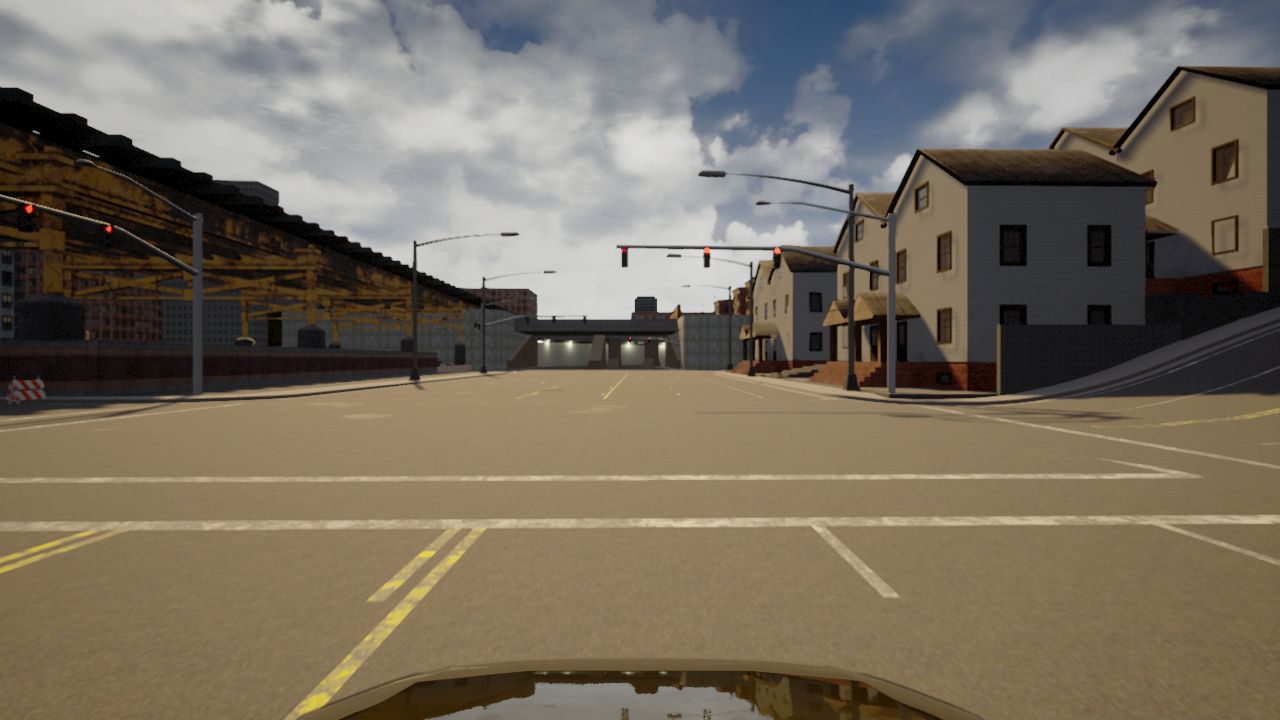
#> input picture fourtor/stop lane detection/3.png, 1280 x 720 px
$ python test.py
#> lines starting #> are read from the running program, lines starting #| are printed output that depends on the picture; after the words box and inside, x2 and y2 are one past the last pixel; in counts of white or black regions, pixels touching at a corner belong together
import matplotlib.pyplot as plt
import matplotlib.image as mpimg
import cv2
import numpy as np

img = mpimg.imread('3.png')
#> img is the input picture: shape (720, 1280, 4) float32; mean R, G, B, A 0.472, 0.433, 0.378, 1
img = (img*255).astype(np.uint8)
img = img[:,:,:3]
#> img: shape (720, 1280, 3)

def grayscale(img):
    return cv2.cvtColor(img, cv2.COLOR_RGB2GRAY)

def gaussian_blur(img, kernel_size):
    return cv2.GaussianBlur(img, (kernel_size, kernel_size), 0)

def canny(img, low_threshold, high_threshold):
    return cv2.Canny(img, low_threshold, high_threshold)

def region_of_interest(img, vertices):
    mask = np.zeros_like(img)

    if len(img.shape) > 2:
        channel_count = img.shape[2]
        ignore_mask_color = (255, ) * channel_count
    else:
        ignore_mask_color = 255

    cv2.fillPoly(mask, vertices, ignore_mask_color)

    masked_image = cv2.bitwise_and(img, mask)
    return masked_image

def draw_lines(img, lines, color=[255, 0, 0], thickness = 5):
    for line in lines:
        for x1, y1, x2, y2 in line:
            cv2.line(img, (x1, y1), (x2, y2), color, thickness)

def hough_lines(img, rho, theta, threshold, min_line_len, max_line_gap):
    lines = cv2.HoughLinesP(img, rho, theta, threshold, np.array([]), minLineLength = min_line_len, maxLineGap = max_line_gap)
    line_img = np.zeros((img.shape[0], img.shape[1], 3), dtype = np.uint8)
    draw_lines(line_img, lines)
    return line_img

def weighted_img(img, initial_img, a, b, c):
    return cv2.addWeighted(initial_img, a, img, b, c)

gray = grayscale(img)

kernel_size = 5
blur_gray = gaussian_blur(gray, kernel_size)

low_threshold = 30
high_threshold = 200
edges = canny(blur_gray, low_threshold, high_threshold)
#> in canny, `return cv2.Canny(img, low_threshold, high_threshold)`:
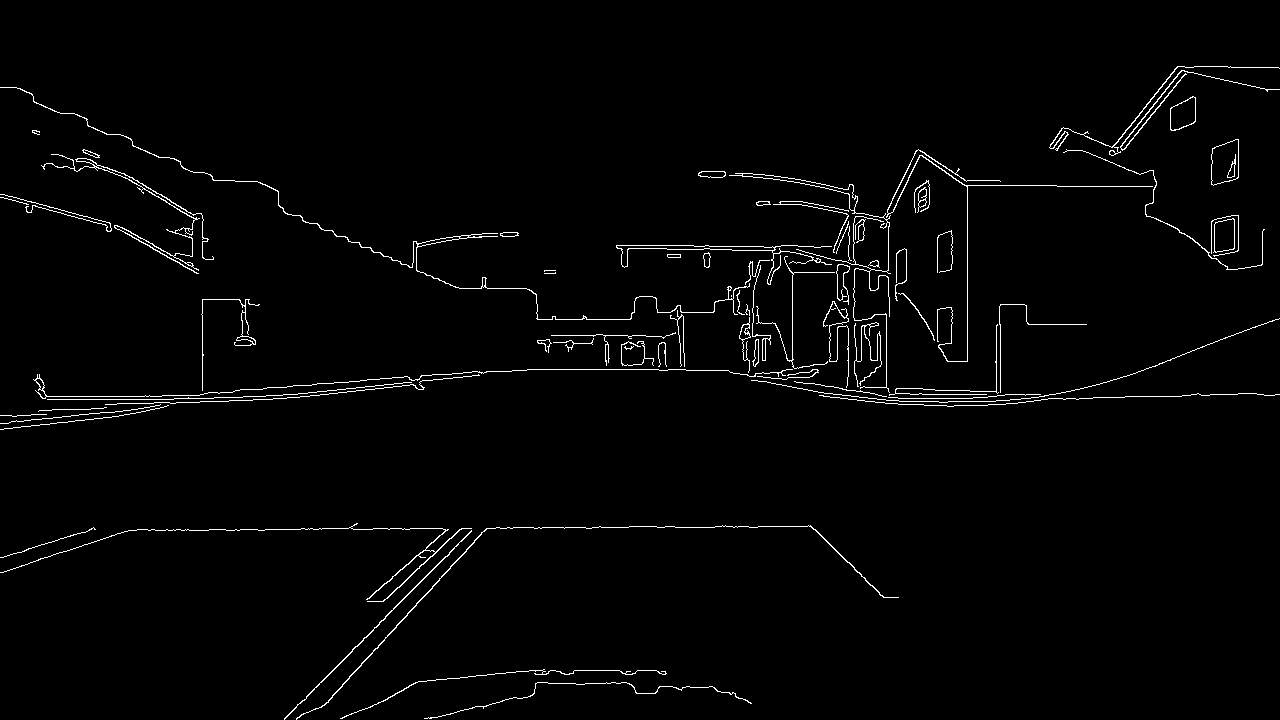
#> returned value: shape (720, 1280); 1.8% white in thin lines or dots

imshape = img.shape
vertices = np.array([[(100, 550),
                      (100, 350),
                      (imshape[1]-100, 350),
                      (imshape[1]-100, 550)]], dtype = np.int32)
mask = region_of_interest(edges, vertices)
#> in region_of_interest, `masked_image = cv2.bitwise_and(img, mask)`:
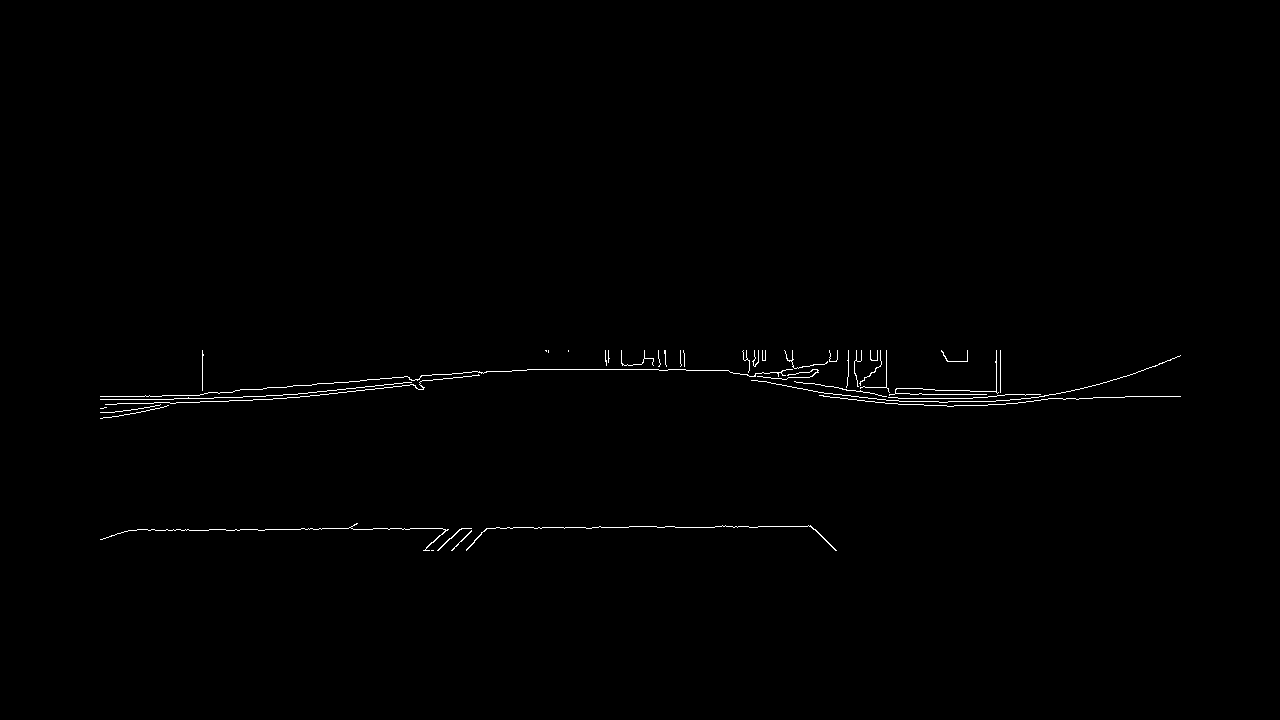
#> masked_image: shape (720, 1280); 0.51% white in thin lines or dots, all inside (x1, y1, x2, y2) = (100, 350, 1181, 551)

rho = 2
theta = np.pi/1800
threshold = 90
min_line_len = 600
max_line_gap = 150

lines = hough_lines(mask, rho, theta, threshold, min_line_len, max_line_gap)
#> in hough_lines, `lines = cv2.HoughLinesP(img, rho, theta, threshold, np.array([]), minL..`: lines = [[137, 529, 810, 525], [107, 412, 746, 350], [107, 399, 784, 350], [128, 530, 811, 526]]
#> the loop in draw_lines, `for line in lines:` made 4 passes
#> after the loop in draw_lines, `for line in lines:`:
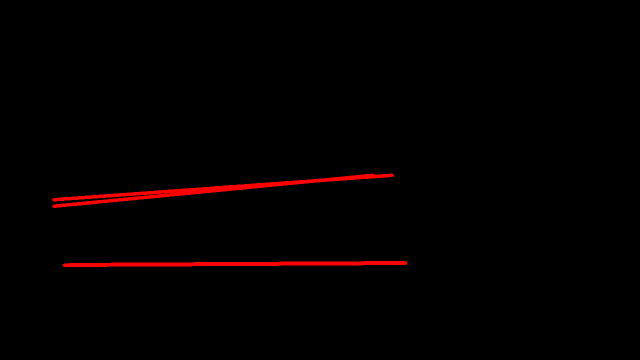
#> img: shape (720, 1280, 3) (shown at 1/2 size); mean of channels 0, 1, 2 3.6, 0, 0; drawn as R, G, B

print(img.shape)
#| (720, 1280, 3)
print(gray.shape)
#| (720, 1280)
print(lines.shape)
#| (720, 1280, 3)

lines_edges = weighted_img(lines, img, 0.8, 1, 0)
#> in weighted_img, `return cv2.addWeighted(initial_img, a, img, b, c)`:
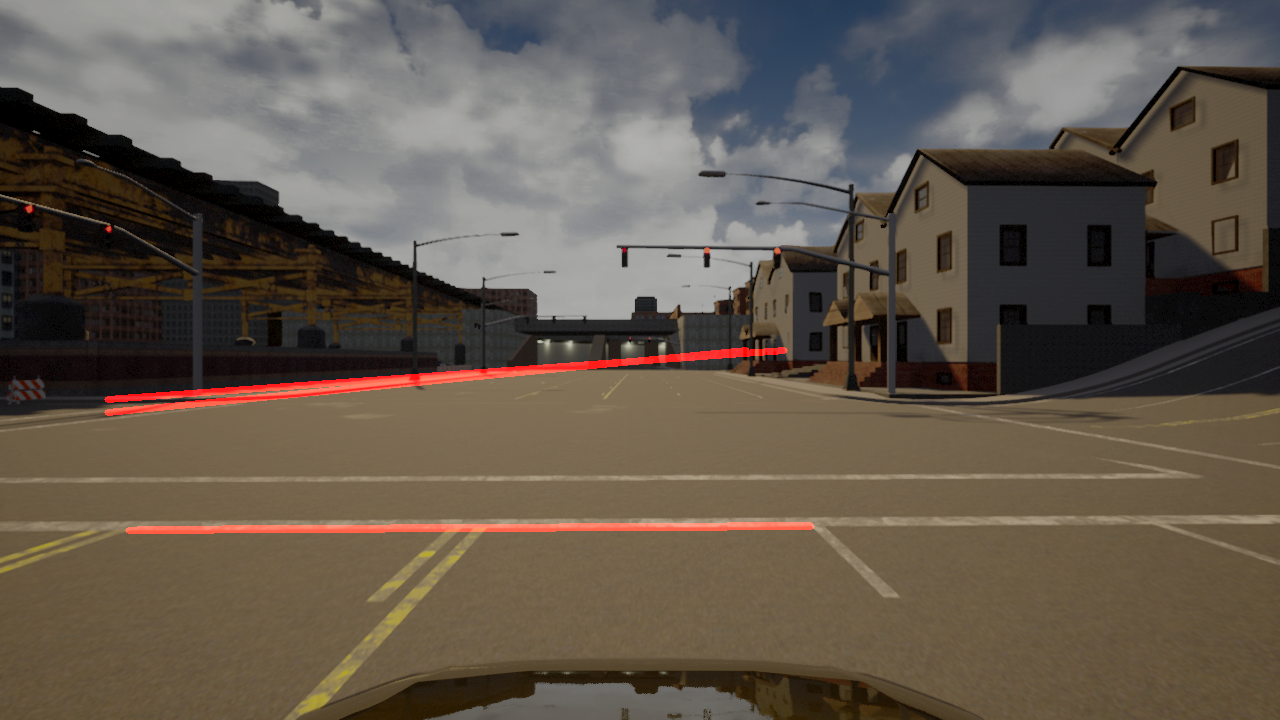
#> returned value: shape (720, 1280, 3); mean of channels 0, 1, 2 98.4, 88.2, 77; drawn as R, G, B

plt.subplot(221)
plt.imshow(edges, cmap = 'gray')
plt.subplot(222)
plt.imshow(mask, cmap = 'gray')
plt.subplot(223)
plt.imshow(lines, cmap = 'gray')
plt.subplot(224)
plt.imshow(lines_edges, cmap = 'gray')
plt.show()

$ run again, with fourtor/stop lane detection/1.png copied over fourtor/stop lane detection/3.png
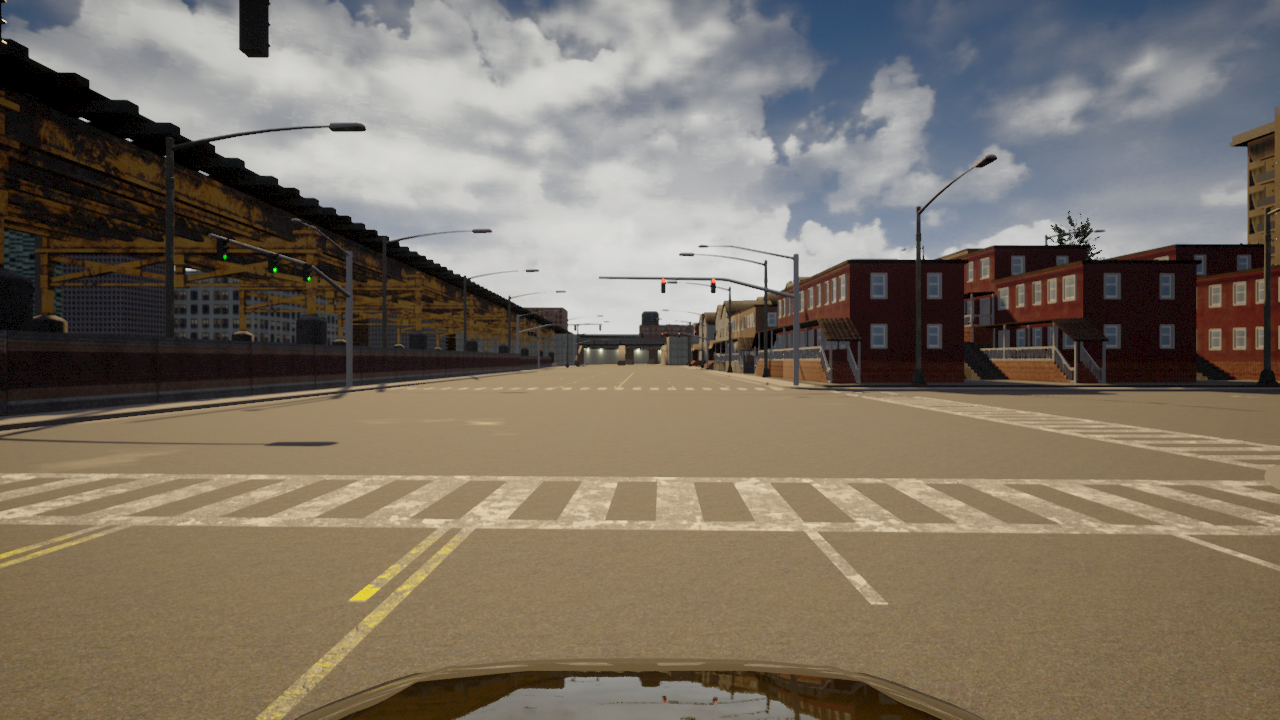
#> input picture fourtor/stop lane detection/1.png, 1280 x 720 px
#> img is the input picture: shape (720, 1280, 4) float32; mean R, G, B, A 0.485, 0.445, 0.395, 1
#> mask: shape (720, 1280); 23.6% white; 1 white region, box (x1, y1, x2, y2) and area: (100, 350, 1181, 551) 217281
#> in region_of_interest, `masked_image = cv2.bitwise_and(img, mask)`:
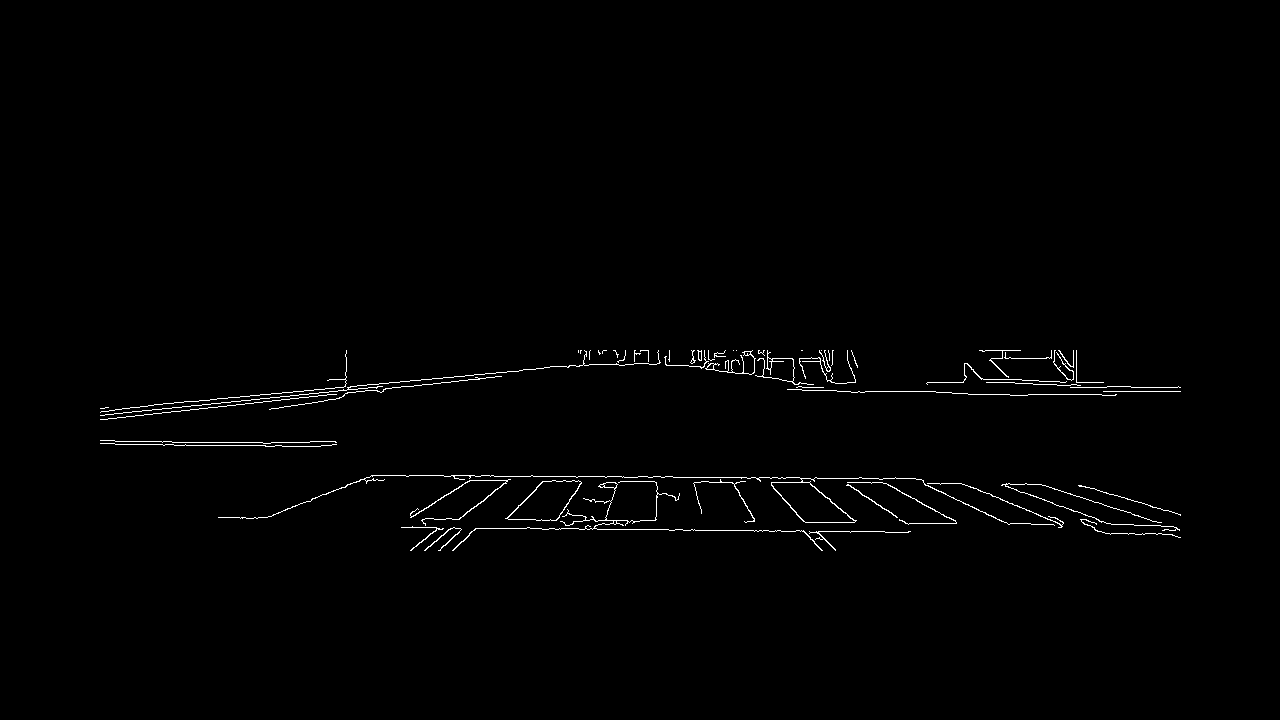
#> masked_image: shape (720, 1280); 0.89% white in thin lines or dots, all inside (x1, y1, x2, y2) = (100, 350, 1181, 551)
#> lines = 19 rows, first 6: [115, 409, 725, 350], [425, 518, 1110, 523], [100, 419, 736, 350], [359, 480, 1026, 483], [100, 415, 708, 351], [422, 519, 1133, 524]
#> the loop in draw_lines, `for line in lines:` made 19 passes
#| (720, 1280, 3)
#| (720, 1280)
#| (720, 1280, 3)
#> in weighted_img, `return cv2.addWeighted(initial_img, a, img, b, c)`:
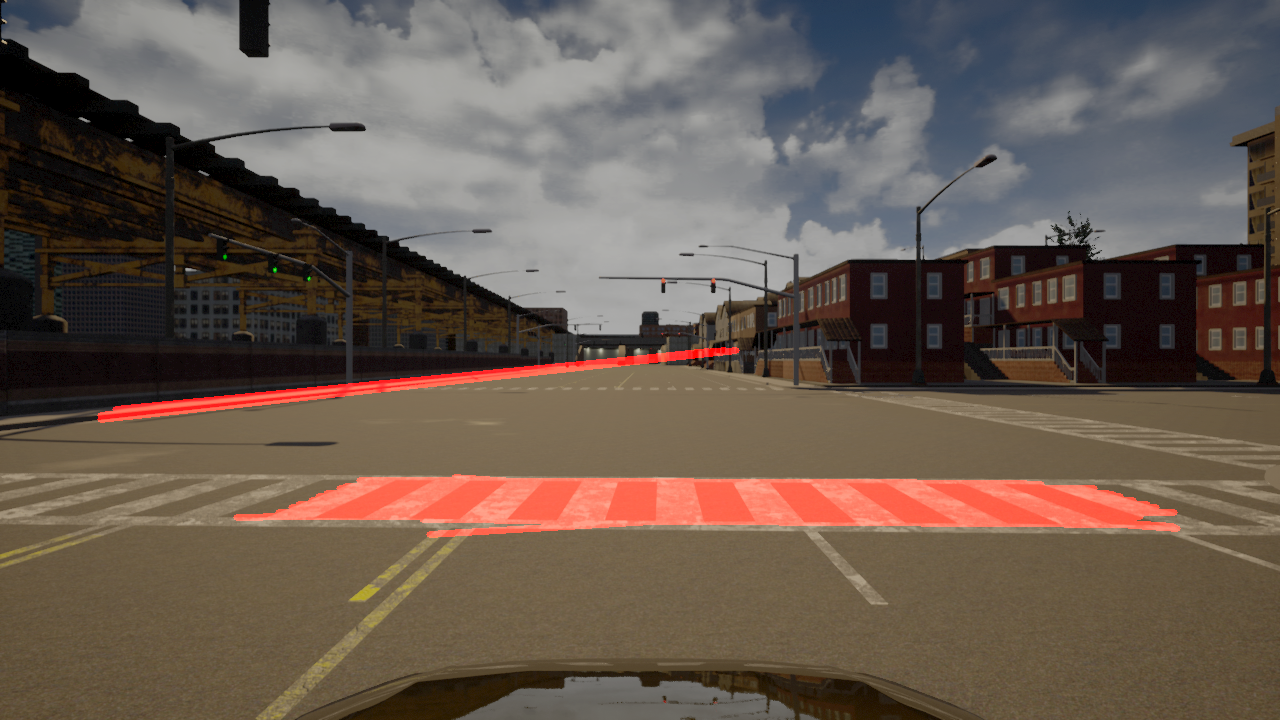
#> returned value: shape (720, 1280, 3); mean of channels 0, 1, 2 105.4, 90.8, 80.6; drawn as R, G, B
